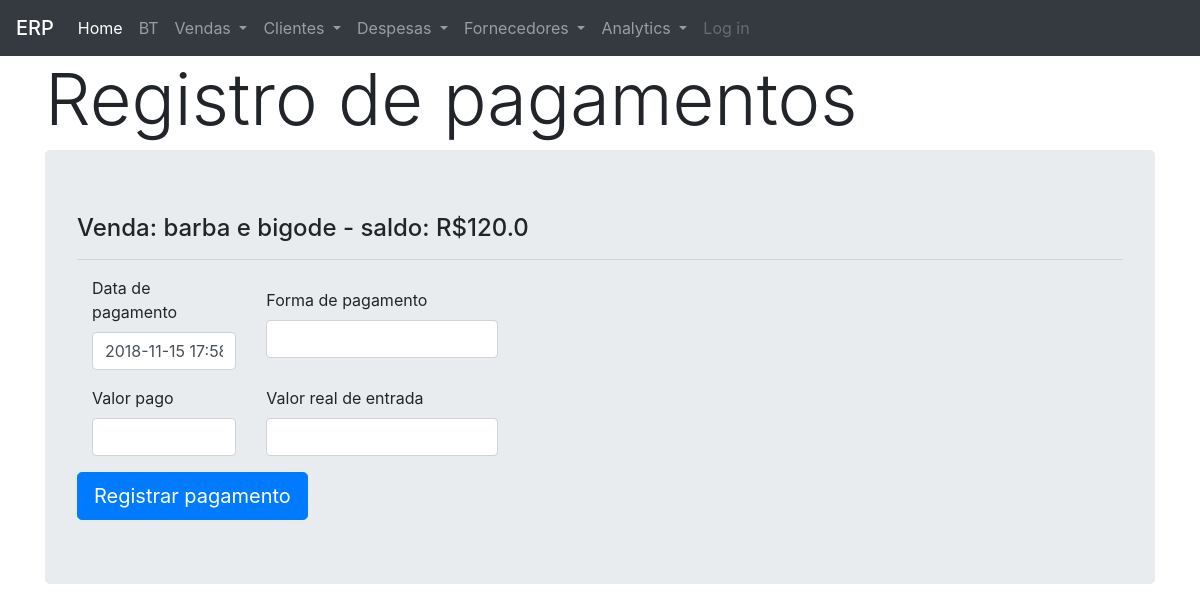
Page /pagamentos/1 on the earlier database version.
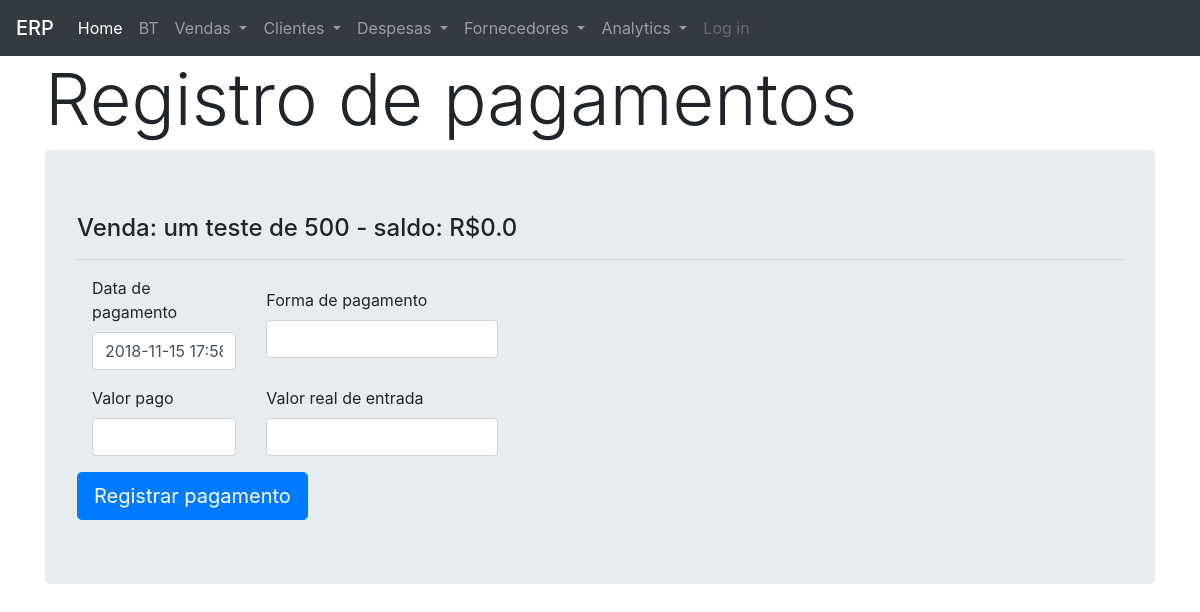
Same page on the later database version.
### petshop/modelos/models.py (models this page shows, shortened)
class Vendas(db.Model):
    __tablename__ = 'vendas'
    id = db.Column(db.Integer, primary_key=True)
    tipo = db.Column(db.NVARCHAR(10), nullable=False)
    descricao = db.Column(db.Text, nullable=False)
    data_venda = db.Column(db.Date, nullable=False)
    valor_servicos = db.Column(db.Float, nullable=True)
    valor_taxi = db.Column(db.Float, nullable=True)
    cliente_id = db.Column(db.Integer, db.ForeignKey('clientes.id'))
    peludo_id = db.Column(db.Integer, db.ForeignKey('peludos.id'))
    saldo = db.Column(db.Float, nullable=True)
    pagamentos = db.relationship('Pagamentos')
    data_pbanho = db.Column(db.Date, nullable=True)
    n_banhos = db.Column(db.Integer, nullable=True)
    tipo_banho = db.Column(db.Enum('pacote', 'avulso', 'cortesia'), nullable=True)
    pacote = db.Column(db.NVARCHAR(10), nullable=True)
    data_entrada = db.Column(db.Date, nullable=True)
    data_saida = db.Column(db.Date, nullable=True)
    valor_diarias = db.Column(db.Float, nullable=True)
    valor_prod = db.Column(db.Float, nullable=True)
    custo_prod = db.Column(db.Float, nullable=True)
    def calcula_saldo(self):
        valor_total = self.valor_servicos + self.valor_taxi
        pagamentos = self.pagamentos
        if pagamentos:
            valores_pagos = [item.valor for item in pagamentos]
            valores_pagos = np.array(valores_pagos)
            saldo = round(valor_total - valores_pagos.sum(), 2)
            return saldo
        return valor_total

### petshop/views/views_pagamentos.py (the view, shortened to what this page needs)
@views_pagamentos.route('/pagamentos/<int:id>', methods=['GET', 'POST'])
def pagamentos(id):
    if id:
        venda = Vendas.query.filter_by(id=id).first()
    else:
        venda = request.args.get('id', None)
        venda = Vendas.query.filter_by(id=id).first()
    descricao = venda.descricao
    saldo = venda.calcula_saldo()
    form = Form_pagamentos()
    return render_template(
                            'pagamentos.html',
                            form=form, venda=venda, descricao=descricao, saldo=saldo
                            )

### petshop/templates/pagamentos.html (shortened to what this page needs)
{% extends "base.html" %}
{% import "bootstrap/wtf.html" as wtf %}
{% block content %}
<h1 class="display-3">Registro de pagamentos</h1>
<div class="jumbotron">
<h4>Venda: {{ descricao }} - saldo: R${{ saldo }}</h4>
<hr>
<div class="container">
<form method="POST">
<div class="row align-items-center">
    <div class="form-group col-md-2">
    {{ form.data.label }}
    {{ form.data(class_="form-control input-group date") }}
    </div>
    <div class="form-group col-md-3">
    {{ form.forma_pagto.label }}
    {{ form.forma_pagto(class_="form-control") }}
    </div>
</div>
<div class="row align-items-center">
    <div class="form-group col-md-2">
    {{ form.valor.label }}
    {{ form.valor(class_="form-control") }}
    </div>
    <div class="form-group col-md-3">
    {{ form.valor_entrada.label }}
    {{ form.valor_entrada(class_="form-control") }}
    </div>
</div>
<div class="row align-items-center">
    {{ form.submit(class_="btn btn-primary btn-lg") }}
</div>
</form>
</div>
</div>
{% endblock %}

Differences in the rows shown:
changed Vendas: descricao "barba e bigode" → "um teste de 500"
Other differences:
{{ saldo }}: "120.0" → "0.0"
